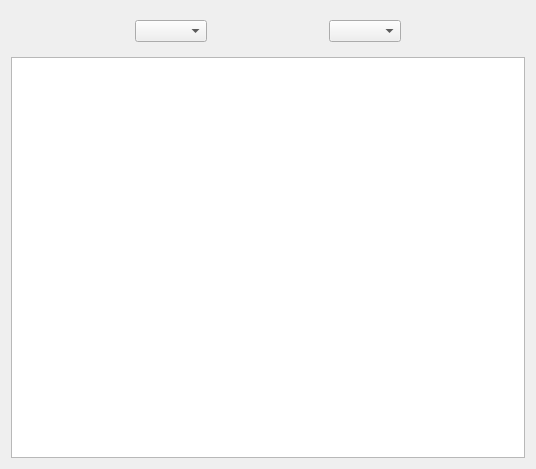
<?xml version="1.0" encoding="UTF-8"?>
<ui version="4.0">
 <class>CauseCheck</class>
 <widget class="QDialog" name="CauseCheck">
  <property name="geometry">
   <rect>
    <x>0</x>
    <y>0</y>
    <width>536</width>
    <height>469</height>
   </rect>
  </property>
  <property name="windowTitle">
   <string>Dialog</string>
  </property>
  <property name="modal">
   <bool>true</bool>
  </property>
  <layout class="QGridLayout" name="gridLayout">
   <item row="0" column="0">
    <widget class="QWidget" name="widget" native="true">
     <layout class="QHBoxLayout" name="horizontalLayout">
      <item>
       <spacer name="horizontalSpacer_2">
        <property name="orientation">
         <enum>Qt::Horizontal</enum>
        </property>
        <property name="sizeHint" stdset="0">
         <size>
          <width>90</width>
          <height>20</height>
         </size>
        </property>
       </spacer>
      </item>
      <item>
       <widget class="QComboBox" name="comboBox"/>
      </item>
      <item>
       <spacer name="horizontalSpacer">
        <property name="orientation">
         <enum>Qt::Horizontal</enum>
        </property>
        <property name="sizeHint" stdset="0">
         <size>
          <width>89</width>
          <height>20</height>
         </size>
        </property>
       </spacer>
      </item>
      <item>
       <widget class="QComboBox" name="comboBox_2"/>
      </item>
      <item>
       <spacer name="horizontalSpacer_3">
        <property name="orientation">
         <enum>Qt::Horizontal</enum>
        </property>
        <property name="sizeHint" stdset="0">
         <size>
          <width>90</width>
          <height>20</height>
         </size>
        </property>
       </spacer>
      </item>
     </layout>
    </widget>
   </item>
   <item row="1" column="0">
    <widget class="QTableWidget" name="tableWidget"/>
   </item>
  </layout>
 </widget>
 <resources/>
 <connections/>
</ui>
